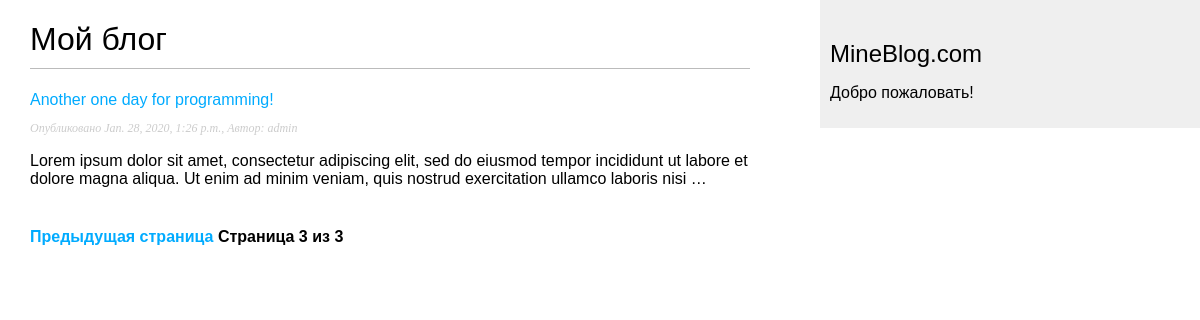
Page /blog/?page=3 on the committed database.
### blog/models.py (models this page shows, shortened)
class Post(models.Model):
    STATUS_CHOICES = (
        ('draft', 'Draft'),
        ('published', 'Published'),
    )
    title = models.CharField(max_length=200)
    slug = models.SlugField(max_length=200, unique_for_date='publish')
    author = models.ForeignKey(User, on_delete=models.CASCADE, related_name='blog_posts')
    body = models.TextField(max_length=pow(10, 5))
    publish = models.DateTimeField(default=timezone.now)
    created = models.DateTimeField(auto_now_add=True)
    updated = models.DateTimeField(auto_now=True)
    status = models.CharField(max_length=10, choices=STATUS_CHOICES, default='draft')
    tags = TaggableManager()
    class Meta:
        ordering = ('-publish',)
    objects = models.Manager()
    published = PublishedManager()
    def get_absolute_url(self):
        return reverse('blog:post_detail', args=[
            self.publish.year, self.publish.month,
            self.publish.day, self.slug,
        ])

### blog/views.py (the view)
# urls.py: path('', views.PostListView.as_view(), name='post_list'),
class PostListView(ListView):
    queryset = Post.published.all()
    context_object_name = 'posts'
    paginate_by = 1
    template_name = 'blog/post/list.html'

### blog/templates/blog/post/list.html (shortened to what this page needs)
{% extends "blog/base.html" %}
{% block content %}
    <h1>
        Мой блог
    </h1>
    {% for post in posts %}
        <a href="{{ post.get_absolute_url }}">{{ post.title }}</a>
        <p class="date">Опубликовано {{ post.publish }},
            Автор: {{ post.author }}</p>
        {{ post.body|truncatewords:30|linebreaks }}
    {% endfor %}
    {% include "pagination.html" with page=page_obj %}
{% endblock %}

### blog/static/css/blog.css (style rules this page uses)
body { margin: 0; padding: 0; font-family: helvetica, sans-serif; }
a { color: #00abff; text-decoration: none; }
h1 { font-weight: normal; border-bottom: 1px solid #bbb; padding: 0 0 10px 0; }
p.date { color: #ccc; font-family: georgia, serif; font-size: 12px; font-style: italic; }

### rows in the picture
Post: title "Another one day for programming!", publish "Jan. 28, 2020, 1:26 p.m.", author "admin", body "Lorem ipsum dolor sit amet, consectetur adipiscing elit, sed do eiusmod tempor incididunt ut labore et dolore magna aliqua. Ut enim ad minim veniam, quis nostrud exercitation ullamco laboris nisi …"

### other values in the picture
{{ page.number }} "3"
{{ page.paginator.num_pages }} "3"
